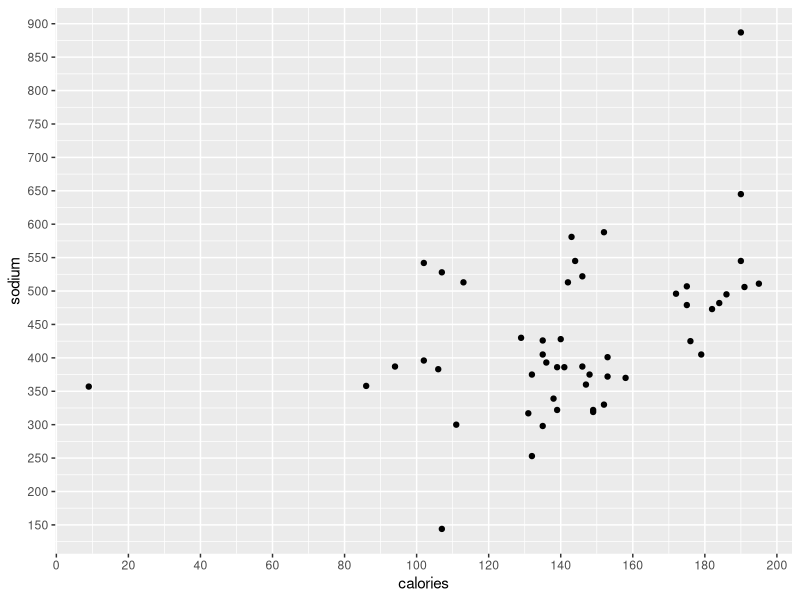
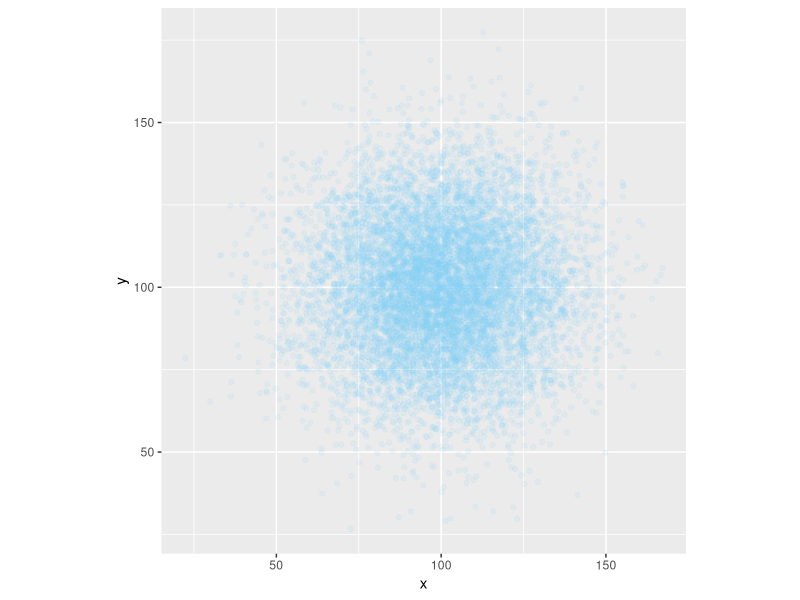
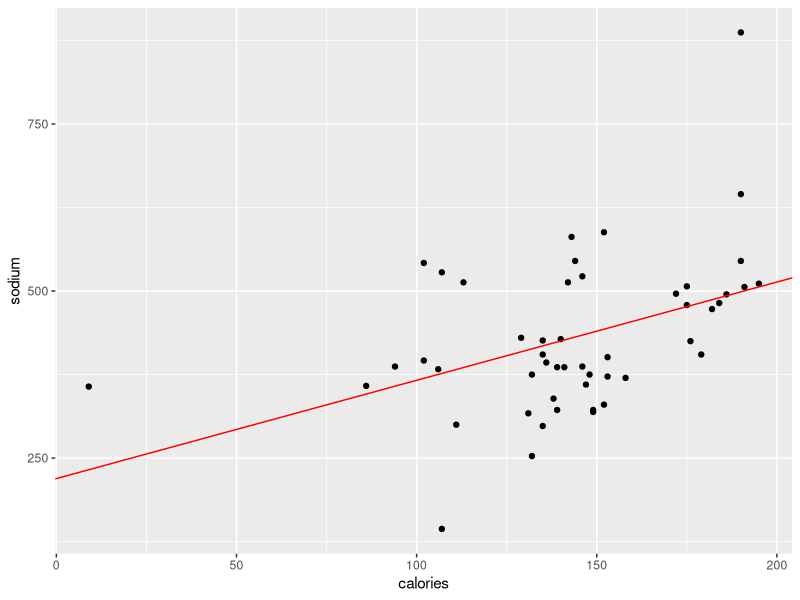

Source code (R) for these figures, in order:
## ---- chunk 1
library(tidyverse)
library(readxl) # считывание данных в формате Excel
library(stringr) # операции со строками

# Раскомментируйте и запустите следующие команды, 
# если у вас не ставится tidyverse

#library(dplyr)
#library(ggplot2)
#library(tidyr)

## ---- chunk 2
hotdogs <- read_excel('data/hotdogs.xlsx', sheet = 'data')
## ---- chunk 3
head(hotdogs, n = 5) # посмотрим первые 5 строк
## ---- chunk 4
str(hotdogs)
## ---- chunk 5
dim(hotdogs)
## ---- chunk 6
nrow(hotdogs)
## ---- chunk 7
names(hotdogs)
## ---- chunk 8
names(hotdogs) <- str_to_lower(names(hotdogs))
head(hotdogs)
## ---- chunk 9
summary(hotdogs)
## ---- chunk 10

# Калорийность в исходных единицах (ккал):
hotdogs$calories

## ---- chunk 11
# Калорийность в кДж
round(hotdogs$calories * 4.184)
## ---- chunk 12
# Соотношение Na и калорийности:
hotdogs$sodium_ratio = hotdogs$sodium / hotdogs$calories

head(hotdogs)
## ---- chunk 13
hotdogs <- mutate(hotdogs,
                  sodium_ratio = sodium / calories,
                  kilojoules = calories * 4.184)
head(hotdogs)
## ---- chunk 14
high_sodium <- subset(hotdogs, sodium_ratio > 4 & type == 'Poultry')
high_sodium
## ---- chunk 15

high_sodium[ , c(1, 4)]

## ---- chunk 16

high_sodium[ , -c(2, 3)]

## ---- chunk 17

high_sodium[ , c('type', 'sodium_ratio')]

## ---- chunk 18

mean(hotdogs$sodium)

## ---- chunk 19

mean(hotdogs$sodium, na.rm = TRUE)

## ---- chunk 20

subset(hotdogs, is.na(sodium) | is.na(calories)) # можно не указывать sodium_ratio, т.к. он будет пустым если в любом из этих столбцов было NA
## ---- chunk 21

hotdogs_complete <- 
  subset(hotdogs, !is.na(sodium) & !is.na(calories))

# Размер исходной таблицы
dim(hotdogs)

# Размер очищенной таблицы
dim(hotdogs_complete)

## ---- chunk 22
complete.cases(hotdogs)
## ---- chunk 23

hotdogs_complete2 <- 
  subset(hotdogs, complete.cases(hotdogs))

dim(hotdogs_complete2)

## ---- chunk 24
min_sodium <- quantile(hotdogs_complete$sodium, 
                       probs = 0.025, 
                       na.rm = TRUE)
min_sodium

max_sodium <- quantile(hotdogs_complete$sodium, 
                       probs = 0.975, 
                       na.rm = TRUE)
max_sodium

hotdogs_complete$sodium_fixed <- 
  ifelse(hotdogs_complete$sodium > max_sodium, max_sodium, 
         ifelse(hotdogs_complete$sodium < min_sodium, min_sodium,
                hotdogs_complete$sodium))  
## ---- chunk 25
# Исходная переменная
summary(hotdogs_complete$sodium)

# Очищенная переменная
summary(hotdogs_complete$sodium_fixed)

## ---- chunk 26
#ggplot(data = hotdogs_complete) +
#  geom____(mapping = ())

## ---- chunk 27

## ---- chunk 28

my_probs <- c(0.1, 0.5, 0.9)
my_probs

## ---- chunk 29

quantile(hotdogs_complete$sodium_ratio, 
         probs = my_probs, 
         na.rm = TRUE)

## ---- chunk 30
quantile(hotdogs_complete$sodium_ratio, 
         probs = c(0.1, 0.5, 0.9), 
         na.rm = TRUE)

## ---- chunk 31
my_probs[1]
my_probs[c(1, 3)]
## ---- chunk 32

x_breaks <- seq(0, 200, by = 20)
y_breaks <- seq(0, 900, by = 50)

x_breaks


ggplot(data = hotdogs_complete,
       mapping = aes(x = calories, y = sodium)) +
  geom_point() +
  scale_x_continuous(breaks = x_breaks) +
  scale_y_continuous(breaks = y_breaks)

## ---- chunk 33

5:10

## ---- chunk 34

set.seed(12345) # инициализируем генератор случайных чисел для воспроизводимости
rx <- rnorm(n = 10000, mean = 100, sd = 20)
ry <- rnorm(n = 10000, mean = 100, sd = 20)

my_table <- tibble(x = rx, y = ry) # <имя столбца> = <имя вектора>

head(my_table)

ggplot(data = my_table, aes(x, y)) +
  geom_point(alpha = 0.1, color = 'lightskyblue') +
  coord_fixed() # одинаковый масштаб по x и y

## ---- chunk 35

inner_list <- list(11, 'A', TRUE)
inner_list

## ---- chunk 36
inner_list[2]

inner_list[[2]]
## ---- chunk 37

named_list <- list(first = inner_list, second = 1:5, third = pi)
named_list

## ---- chunk 38
names(named_list)
## ---- chunk 39
str(named_list)
## ---- chunk 40

named_list[['third']]

named_list$third
## ---- chunk 41

my_args <- list(from = 1, to = 10, by = 2)
seq(my_args)

## ---- chunk 42

# Полученная модель сохраняется в виде списка
m_sodium <- lm(sodium ~ calories, data = hotdogs_complete)

# Какие имена доступны
names(m_sodium)

## ---- chunk 43
# Получим вектор коэффициентов модели
m_sodium$coefficients

## ---- chunk 44
ggplot(data = hotdogs_complete,
       mapping = aes(x = calories, y = sodium)) +
  geom_point() +
  geom_abline(intercept = m_sodium$coefficients['(Intercept)'],
              slope = m_sodium$coefficients['calories'],
              color = 'red')

